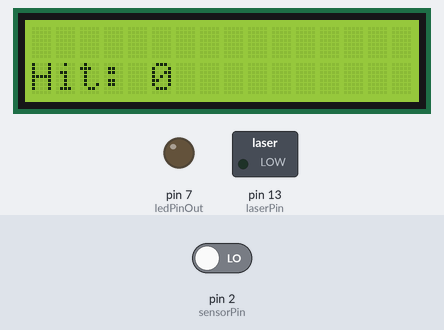
A sketch run on a simulated Arduino Uno, built with avr-gcc and run on an emulated ATmega328P. On the bench: 16×2 character LCD, switched loads named in the sketch (green lamp = pin HIGH), output pins drawn as LEDs (lit = HIGH). Dashed ring = blinking. Inputs (shaded band) come from the test bench; at power-on: pin 2 (sensorPin) LOW.

Above: at 1.2 s.
1.3 s: pin 2 (sensorPin) driven HIGH
At 1.8 s:
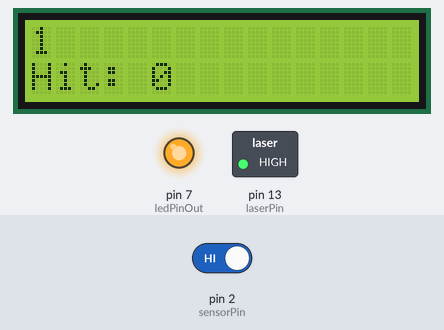
Timing chart, 0 to 10.3 s (numbered marks = the images above; inputs shaded):
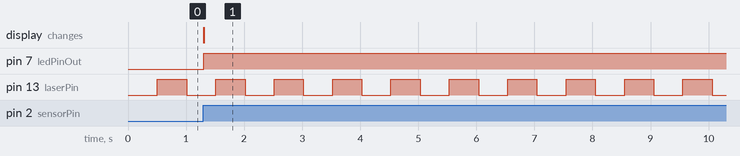

Measured:
- after the input at 1.3 s, pin 7 (ledPinOut): LOW → HIGH at once; the display: changes at once (image 1)
- by itself, pin 13 (laserPin): alternates HIGH for 0.50 s and LOW for 0.50 s

The sketch:

Laser.ino
```cpp
/*

*/
#include <LiquidCrystal.h>

#include <LiquidCrystal_I2C.h>
//Number of pulses to count
#define COUNT_NUMBER 3
// constants won't change. Used here to set a pin number:

const int laserPin = 13;// the number of the laser pin
const int sensorPin = 2;// Sensor pin
const int ledPinOut =7; //Control led pin
// Variables will change:
int laserState = LOW;             // laserState used to set the laser
int senseCounter = 0;
int senseTime = 0;
bool senseLaserFlag = false; // This flag is on wehn laser hit sensor
int sensorCount = 0;
int wasHitCount = 0;
int wasHitChangeFlag = false;
unsigned long timeSampels[COUNT_NUMBER] = {0};
unsigned long previousTimeSampel = 0;
int senseIndex = 0;
int laserSensorReadOut;
int flag = 0;
// Generally, you should use "unsigned long" for variables that hold time
// The value will quickly become too large for an int to store

unsigned long previousMillis = 0;        // will store last time laser was updated


// constants won't change:
const int laserInterval = 500;       // laserInterval at which to blink (milliseconds)
const int laserIntervalEpsiolon = 20; //Error on sensing the laser

LiquidCrystal_I2C lcd(0x27, 16, 2);  //LCD  Module
void setup() {
    // set the digital pin as output:
    pinMode(laserPin, OUTPUT);
    pinMode(sensorPin, INPUT);
    pinMode(ledPinOut, OUTPUT);

    lcd.begin();
    lcd.backlight();
    lcd.clear();

}

void loop() {
    // here is where you'd put code that needs to be running all the time.

    // check to see if it's time to blink the laser; that is, if the difference
    // between the current time and last time you blinked the laser is bigger than
    // the laserInterval at which you want to blink the laser.
    unsigned long currentTime = millis();

     if (currentTime - previousMillis >= laserInterval) {
        // save the last time you blinked the laser
        previousMillis = currentTime;

        // if the laser is off turn it on and vice-versa:
        if (laserState == LOW) {
            laserState = HIGH;
        }
        else {
            laserState = LOW;
        }

        // Send Comand to laser
        digitalWrite(laserPin, laserState);
    }
    // ReadLaserSensor
    laserSensorReadOut = digitalRead(sensorPin);
    if (laserSensorReadOut & !senseLaserFlag){  //if laser sensors for first cycle
        digitalWrite(ledPinOut, HIGH);
        senseCounter++; //count laser sensing

        senseLaserFlag = true; //set sense flag to true
        senseTime = currentTime; //save sense cycle time

        timeSampels[senseIndex] = senseTime; //add sensing time to array

        senseIndex++; //advance array to next position
        if (senseIndex > COUNT_NUMBER) { //reset to array beggning if reached the end
            senseIndex = 0;
        }


        lcd.setCursor(0, 0);
        lcd.print(senseCounter);
    }
    else
    {
        if (!laserSensorReadOut & senseLaserFlag) {
            senseLaserFlag = false;

            digitalWrite(ledPinOut, LOW); //Control led
        }


    }
        flag = 0;
        if (previousTimeSampel != timeSampels[0]) { //check that new data is in array
            for (int i = 0; i < (COUNT_NUMBER - 1); i++) { //check diff between array

                if (((abs(timeSampels[i + 1] - timeSampels[i]) - 2 * laserInterval)) < laserIntervalEpsiolon) { //diff should be 2 times the interval
                    flag = 1;// good diff

                }
                else {
                    flag = 0; //bad diff


                }
            }

            if (flag) { //if diff in all of array is correct ----> Hit

                wasHitCount++;
                previousTimeSampel = timeSampels[0]; //for checking that new data has arrived


            }
        }

    lcd.setCursor(0, 1);
    lcd.print("Hit:");
    lcd.setCursor(5, 1);
    lcd.print(wasHitCount);


}
```
